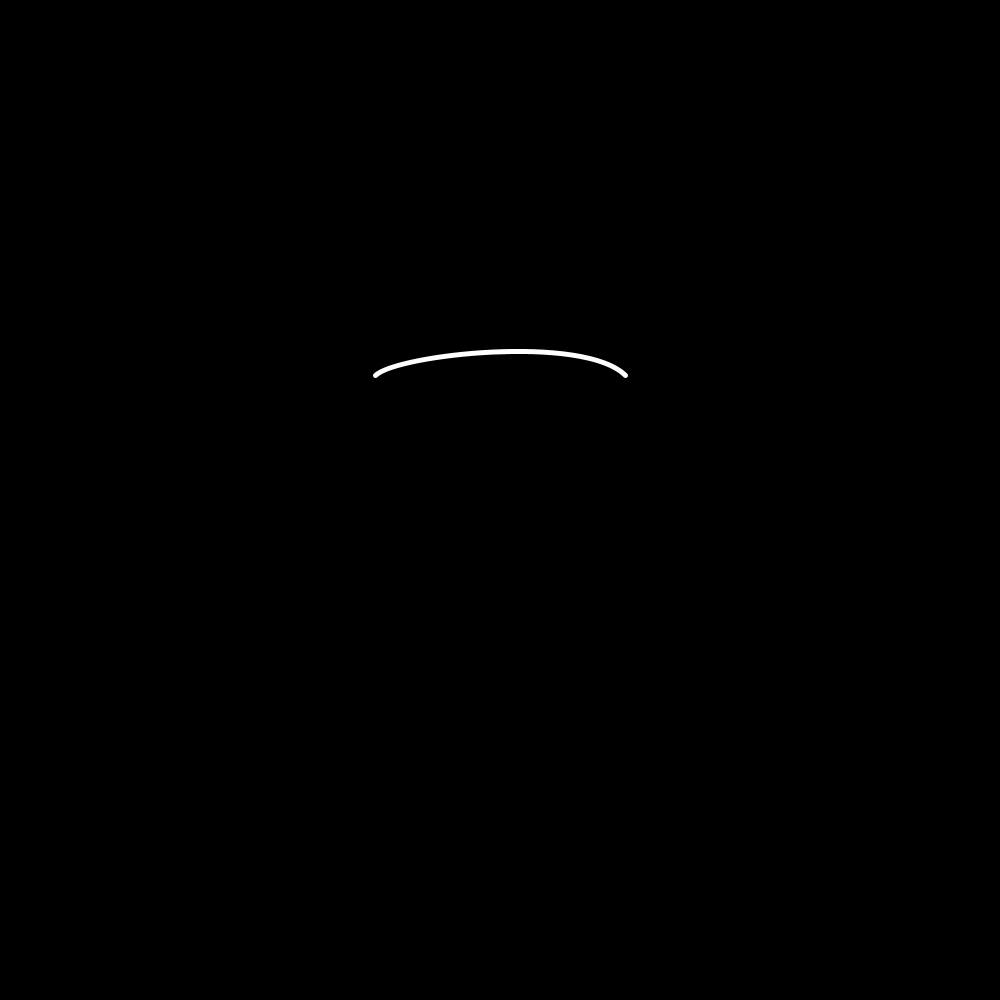
Frame 1 (no input)
Frame 60 (the mouse pressed at the canvas centre just before this capture): identical to frame 1, image omitted
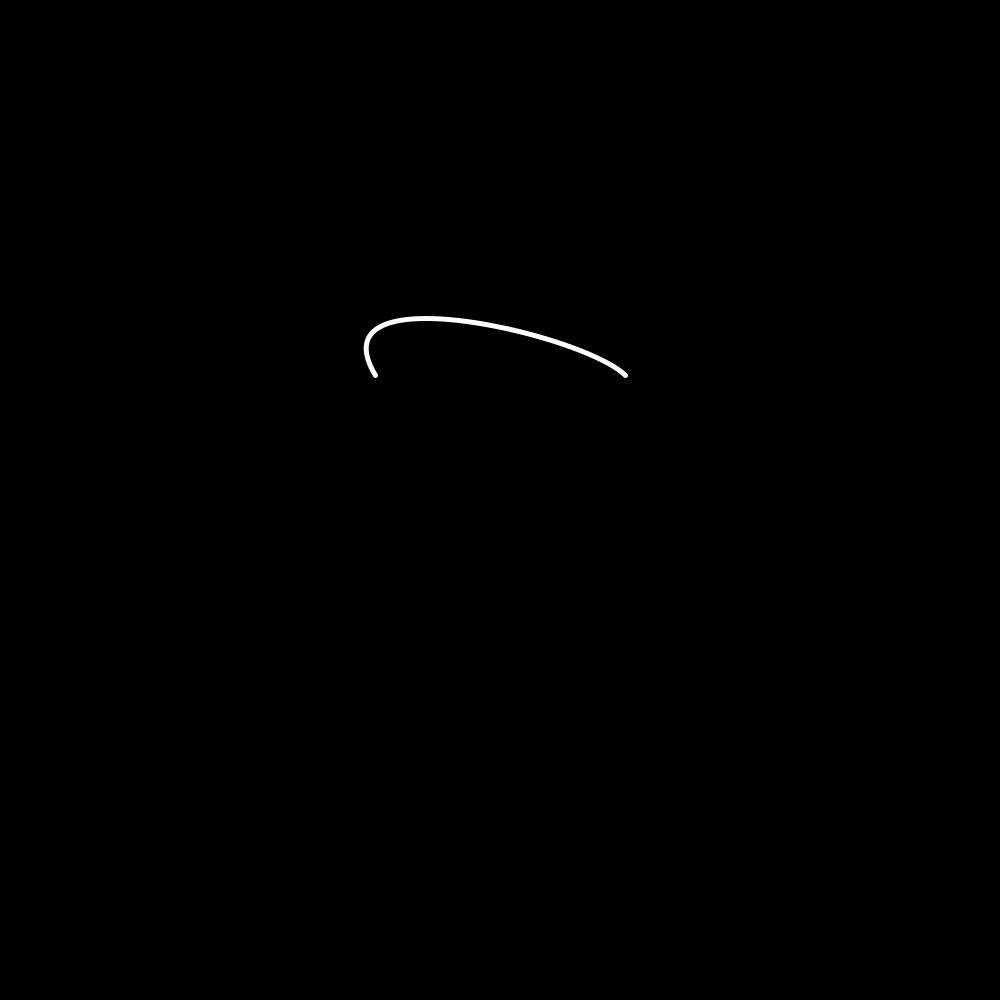
Frame 120 (the mouse held since frame 60 and released just before this capture)

The Processing sketch that drew these frames (run headless with seeded random() and noise(); from frame 60 on, the mouse is pressed at the canvas centre):

// Processing sketch: CustomShapes
// ── CustomShapes.pde
float L;

void setup() {
  size(1000, 1000);
  stroke(255);
  strokeWeight(5);
  noFill();
  L = width/8;
}

void draw() {
  background(0);
  pushMatrix();
  translate(width/4, height/2);
  //drawStraightLines();
  translate(width/4, 0);
  drawCurvedLines();
  translate(width/4, 0);
  drawCurvedAndStraightLines();

  popMatrix();
}

void drawStraightLines() {
  beginShape();
  vertex(-L, L);
  vertex(-L, -L);
  vertex(L, -L);
  vertex(L, L);
  endShape(CLOSE);
}
void drawCurvedLines() {
  beginShape();
  curveVertex(mouseX, mouseY);
  curveVertex(-L, -L);
  curveVertex(L, -L);
  curveVertex(L, L);
  endShape();
}
void drawCurvedAndStraightLines() {
  beginShape();
  endShape();
}
